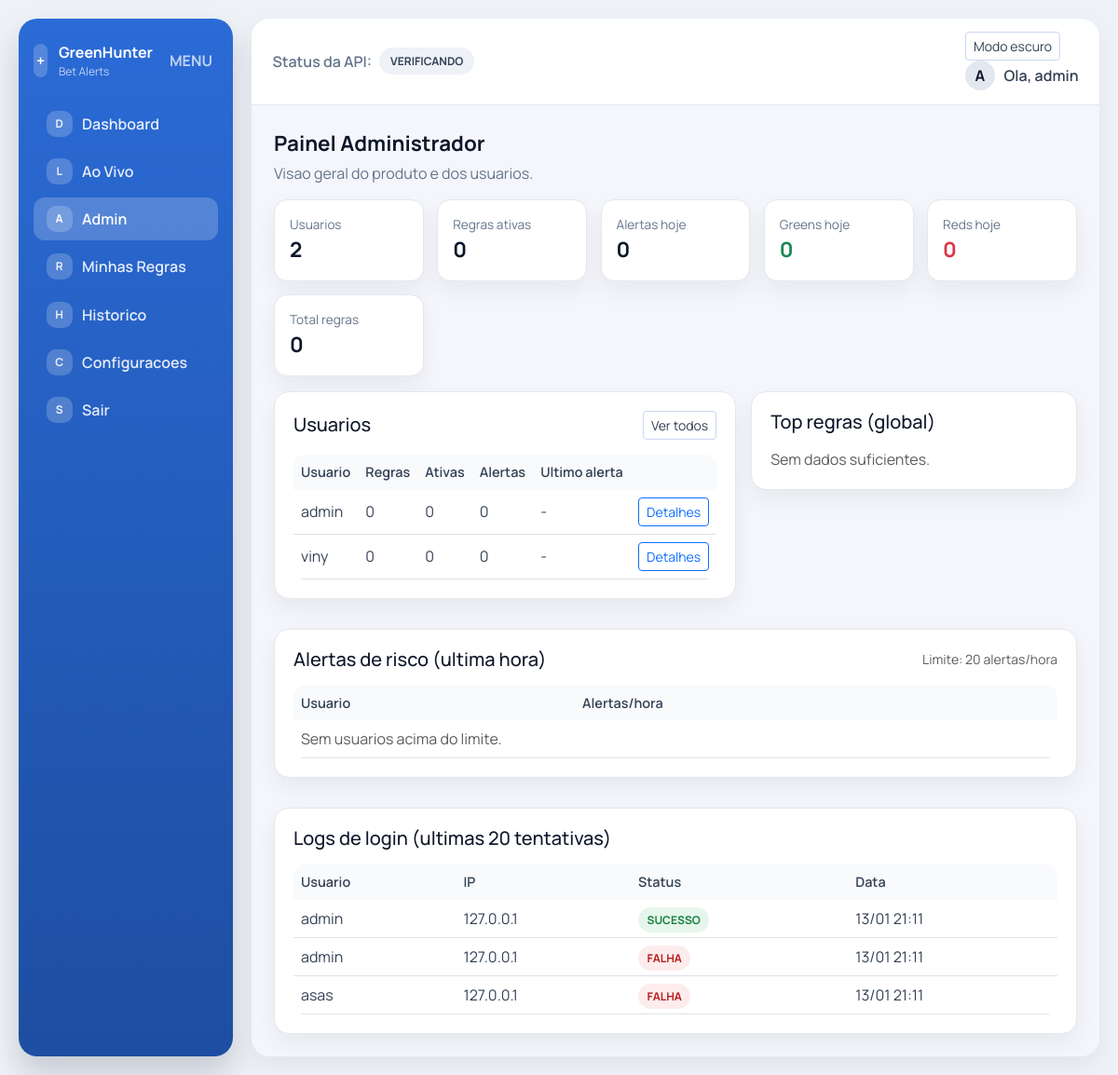
/admin/ (signed in), run on an earlier commit of the app's database.
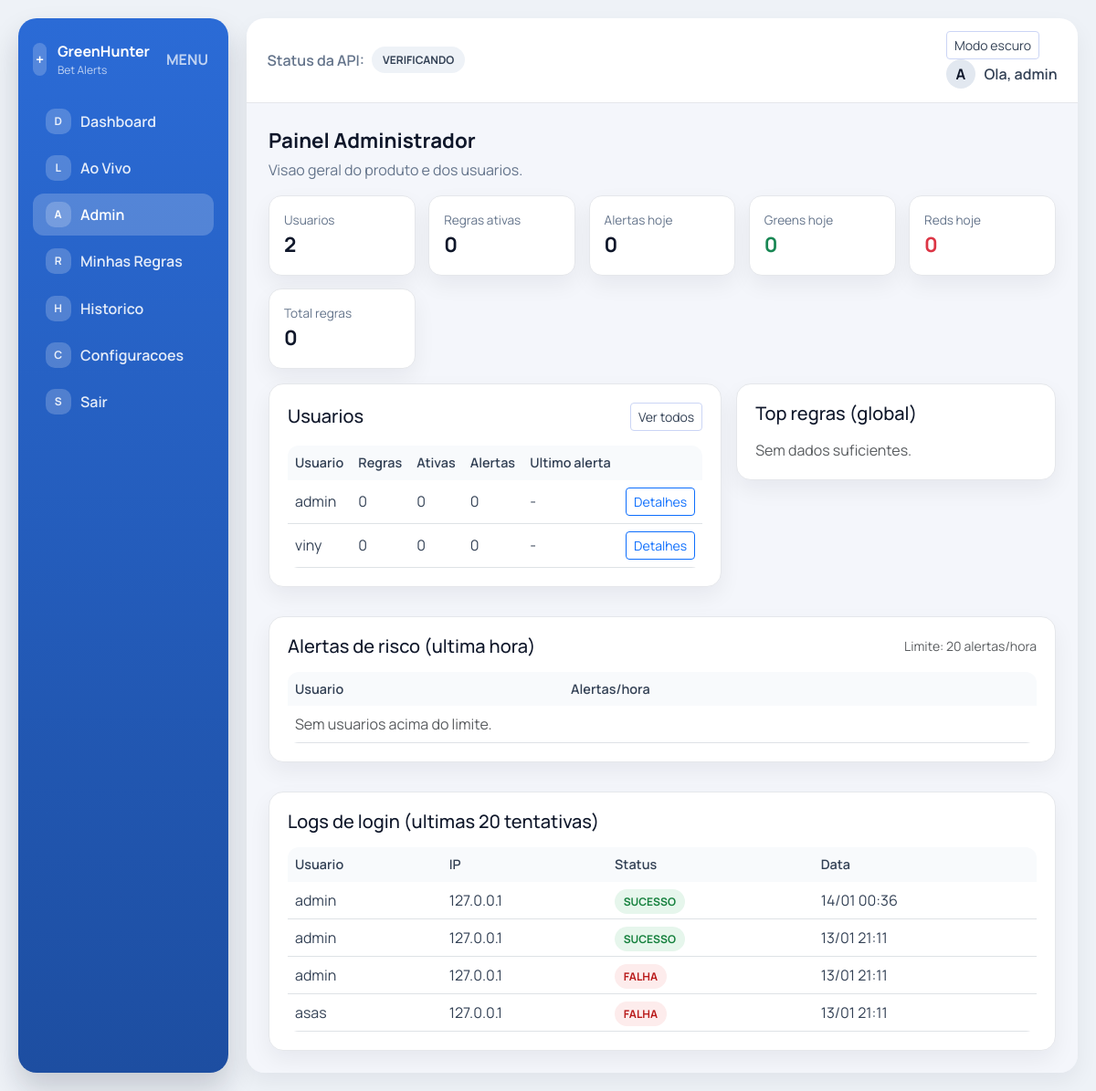
And on a later commit of the database.
### app/models.py (models this page shows, shortened)
class User(UserMixin, db.Model):
    id = db.Column(db.Integer, primary_key=True)
    username = db.Column(db.String(80), unique=True, nullable=False)
    email = db.Column(db.String(120), unique=True)
    password_hash = db.Column(db.String(255), nullable=False)
    telegram_token = db.Column(db.String(255))
    telegram_chat_id = db.Column(db.String(64))
    telegram_verified = db.Column(db.Boolean, default=False, nullable=False)
    is_admin = db.Column(db.Boolean, default=False, nullable=False)
    created_at = db.Column(db.DateTime, default=datetime.utcnow, nullable=False)
    rules = db.relationship("Rule", backref="user", cascade="all, delete-orphan")
    alerts = db.relationship("MatchAlert", backref="user", cascade="all, delete-orphan")
    @property
    def is_admin_user(self) -> bool:
        if self.is_admin:
            return True
        return (self.username or "").lower() == "admin"

class LoginAttempt(db.Model):
    id = db.Column(db.Integer, primary_key=True)
    username = db.Column(db.String(80))
    user_id = db.Column(db.Integer, db.ForeignKey("user.id"))
    ip_address = db.Column(db.String(64))
    success = db.Column(db.Boolean, default=False, nullable=False)
    created_at = db.Column(db.DateTime, default=datetime.utcnow, nullable=False)

### app/admin/routes.py (the view, shortened to what this page needs)
@admin_bp.route("/")
@login_required
def dashboard():
    _require_admin()
    now = datetime.utcnow()
    start_day = datetime(now.year, now.month, now.day)
    end_day = start_day + timedelta(days=1)
    total_users = User.query.count()
    total_rules = Rule.query.count()
    active_rules = Rule.query.filter_by(is_active=True).count()
    alerts_today = (
        MatchAlert.query.filter(MatchAlert.created_at >= start_day, MatchAlert.created_at < end_day)
        .count()
    )
    greens_today = (
        MatchAlert.query.filter(MatchAlert.status == "green")
        .filter(MatchAlert.created_at >= start_day, MatchAlert.created_at < end_day)
        .count()
    )
    reds_today = (
        MatchAlert.query.filter(MatchAlert.status == "red")
        .filter(MatchAlert.created_at >= start_day, MatchAlert.created_at < end_day)
        .count()
    )
    rule_counts = {
        row.user_id: {"rules": row.rules, "active_rules": row.active_rules}
        for row in db.session.query(
            Rule.user_id,
            func.count(Rule.id).label("rules"),
            func.sum(case((Rule.is_active == True, 1), else_=0)).label("active_rules"),
        )
        .group_by(Rule.user_id)
        .all()
    }
    alert_counts = {
        row.user_id: {"alerts": row.alerts, "last_alert": row.last_alert}
        for row in db.session.query(
            MatchAlert.user_id,
            func.count(MatchAlert.id).label("alerts"),
            func.max(MatchAlert.created_at).label("last_alert"),
        )
        .group_by(MatchAlert.user_id)
        .all()
    }
    users = []
    for user in User.query.order_by(User.created_at.desc()).all():
        counts = rule_counts.get(user.id, {"rules": 0, "active_rules": 0})
        alerts = alert_counts.get(user.id, {"alerts": 0, "last_alert": None})
        users.append(
            {
                "user": user,
                "rules": counts["rules"] or 0,
                "active_rules": counts["active_rules"] or 0,
                "alerts": alerts["alerts"] or 0,
                "last_alert": alerts["last_alert"],
            }
        )
    rule_stats = {}
    recent_all = (
        MatchAlert.query.filter(MatchAlert.status.in_(["green", "red"]))
        .order_by(MatchAlert.created_at.desc())
        .limit(500)
        .all()
    )
    for alert in recent_all:
        rule_stats.setdefault(alert.rule_id, {"rule": alert.rule, "green": 0, "red": 0})
        if alert.status == "green":
            rule_stats[alert.rule_id]["green"] += 1
        elif alert.status == "red":
            rule_stats[alert.rule_id]["red"] += 1
    top_rules = []
    top_rules.sort(key=lambda x: x["win_rate"], reverse=True)
    top_rules = top_rules[:8]
    since_hour = now - timedelta(hours=1)
    risk_rows = (
        db.session.query(
            MatchAlert.user_id,
            func.count(MatchAlert.id).label("alerts"),
        )
        .filter(MatchAlert.created_at >= since_hour)
        .group_by(MatchAlert.user_id)
        .having(func.count(MatchAlert.id) >= ALERTS_PER_HOUR_THRESHOLD)
        .all()
    )
    risk_users = []
    for row in risk_rows:
        user = User.query.get(row.user_id)
        if not user:
            continue
        risk_users.append({"user": user, "alerts": row.alerts})
    return render_template(
        "admin/dashboard.html",
        total_users=total_users,
        total_rules=total_rules,
        active_rules=active_rules,
        alerts_today=alerts_today,
        greens_today=greens_today,
        reds_today=reds_today,
        users=users,
        top_rules=top_rules,
        risk_users=risk_users,
        alerts_per_hour_threshold=ALERTS_PER_HOUR_THRESHOLD,
        login_attempts=LoginAttempt.query.order_by(LoginAttempt.created_at.desc()).limit(20).all(),
        api_status=get_api_status(),
    )

### app/templates/admin/dashboard.html (shortened to what this page needs)
{% extends "base.html" %}
{% block content %}
<div class="page-header">
  <div>
    <div class="page-title">Painel Administrador</div>
    <div class="page-subtitle">Visao geral do produto e dos usuarios.</div>
  </div>
</div>
<div class="stat-grid mb-3">
  <div class="stat-card">
    <div class="stat-label">Usuarios</div>
    <div class="stat-value">{{ total_users }}</div>
  </div>
  <div class="stat-card">
    <div class="stat-label">Regras ativas</div>
    <div class="stat-value">{{ active_rules }}</div>
  </div>
  <div class="stat-card">
    <div class="stat-label">Alertas hoje</div>
    <div class="stat-value">{{ alerts_today }}</div>
  </div>
  <div class="stat-card">
    <div class="stat-label">Greens hoje</div>
    <div class="stat-value text-success">{{ greens_today }}</div>
  </div>
  <div class="stat-card">
    <div class="stat-label">Reds hoje</div>
    <div class="stat-value text-danger">{{ reds_today }}</div>
  </div>
  <div class="stat-card">
    <div class="stat-label">Total regras</div>
    <div class="stat-value">{{ total_rules }}</div>
  </div>
</div>
<div class="row g-3">
  <div class="col-lg-7">
    <div class="card">
      <div class="card-body">
        <div class="d-flex justify-content-between align-items-center mb-3">
          <h5 class="mb-0">Usuarios</h5>
          <a class="btn btn-sm btn-outline-secondary" href="{{ url_for('admin.users_list') }}">Ver todos</a>
        </div>
        <div class="table-responsive">
          <table class="table table-clean align-middle mb-0">
            <thead>
              <tr>
                <th>Usuario</th>
                <th>Regras</th>
                <th>Ativas</th>
                <th>Alertas</th>
                <th>Ultimo alerta</th>
                <th></th>
              </tr>
            </thead>
            <tbody>
              {% for row in users %}
              <tr>
                <td>{{ row.user.username }}</td>
                <td>{{ row.rules }}</td>
                <td>{{ row.active_rules }}</td>
                <td>{{ row.alerts }}</td>
                <td>{{ row.last_alert.strftime('%d/%m %H:%M') if row.last_alert else '-' }}</td>
                <td class="text-end">
                  <a class="btn btn-sm btn-outline-primary" href="{{ url_for('admin.user_detail', user_id=row.user.id) }}">Detalhes</a>
                </td>
              </tr>
              {% endfor %}
            </tbody>
          </table>
        </div>
      </div>
    </div>
  </div>
  <div class="col-lg-5">
    <div class="card">
      <div class="card-body">
        <h5 class="mb-3">Top regras (global)</h5>
        {% if top_rules %}
          <div class="table-responsive">
            <table class="table table-clean align-middle mb-0">
              <thead>
                <tr>
                  <th>Regra</th>
                  <th>Win rate</th>
                  <th>G/R</th>
                </tr>
              </thead>
              <tbody>
                {% for item in top_rules %}
                <tr>
                  <td>{{ item.rule.name }}</td>
                  <td>{{ item.win_rate }}%</td>
                  <td>{{ item.green }} / {{ item.red }}</td>
                </tr>
                {% endfor %}
              </tbody>
            </table>
          </div>
        {% else %}
          <div class="text-muted">Sem dados suficientes.</div>
        {% endif %}
      </div>
    </div>
  </div>
</div>
<div class="row g-3 mt-3">
  <div class="col-lg-12">
    <div class="card">
      <div class="card-body">
        <div class="d-flex justify-content-between align-items-center mb-3">
          <h5 class="mb-0">Alertas de risco (ultima hora)</h5>
          <span class="text-muted small">Limite: {{ alerts_per_hour_threshold }} alertas/hora</span>
        </div>
        <div class="table-responsive">
          <table class="table table-clean align-middle mb-0">
            <thead>
              <tr>
                <th>Usuario</th>
                <th>Alertas/hora</th>
                <th></th>
              </tr>
            </thead>
            <tbody>
              {% if risk_users|length == 0 %}
              <tr><td colspan="3" class="text-muted">Sem usuarios acima do limite.</td></tr>
              {% endif %}
            </tbody>
          </table>
        </div>
      </div>
    </div>
  </div>
</div>
<div class="row g-3 mt-3">
  <div class="col-lg-12">
    <div class="card">
      <div class="card-body">
        <h5 class="mb-3">Logs de login (ultimas 20 tentativas)</h5>
        <div class="table-responsive">
          <table class="table table-clean align-middle mb-0">
            <thead>
              <tr>
                <th>Usuario</th>
                <th>IP</th>
                <th>Status</th>
                <th>Data</th>
              </tr>
            </thead>
            <tbody>
              {% for attempt in login_attempts %}
              <tr>
                <td>{{ attempt.username or '-' }}</td>
                <td>{{ attempt.ip_address or '-' }}</td>
                <td>
                  {% if attempt.success %}
                    <span class="badge-status badge-on">Sucesso</span>
                  {% else %}
                    <span class="badge-status badge-off">Falha</span>
                  {% endif %}
                </td>
                <td>{{ attempt.created_at.strftime('%d/%m %H:%M') }}</td>
              </tr>
              {% endfor %}
            </tbody>
          </table>
        </div>
      </div>
    </div>
  </div>
</div>
{% endblock %}

### app/templates/base.html (shortened to what this page needs)
<!doctype html>
<html lang="pt-br">
  <head>
    <link
      href="https://cdn.jsdelivr.net/npm/bootstrap@5.3.2/dist/css/bootstrap.min.css"
      rel="stylesheet"
    >
    <link rel="stylesheet" href="{{ url_for('static', filename='app.css') }}">
  </head>
  <body>
    {% if current_user.is_authenticated %}
    <div class="app-shell">
      <aside class="sidebar">
        <div class="sidebar-brand">
          <div class="brand-icon">+</div>
          <div class="brand-text">
            <div class="brand-title">GreenHunter</div>
            <div class="brand-sub">Bet Alerts</div>
          </div>
          <button class="sidebar-toggle" type="button">MENU</button>
        </div>
        <nav class="sidebar-nav">
          <a class="nav-link {% if request.endpoint == 'main.dashboard' %}active{% endif %}" href="{{ url_for('main.dashboard') }}">
            <span class="nav-icon">D</span> Dashboard
          </a>
          <a class="nav-link {% if request.endpoint == 'main.live' %}active{% endif %}" href="{{ url_for('main.live') }}">
            <span class="nav-icon">L</span> Ao Vivo
          </a>
          {% if current_user.is_admin_user %}
          <a class="nav-link {% if request.endpoint == 'admin.dashboard' %}active{% endif %}" href="{{ url_for('admin.dashboard') }}">
            <span class="nav-icon">A</span> Admin
          </a>
          {% endif %}
          <a class="nav-link {% if request.endpoint in ['rules.list_rules','rules.create_rule','rules.edit_rule'] %}active{% endif %}" href="{{ url_for('rules.list_rules') }}">
            <span class="nav-icon">R</span> Minhas Regras
          </a>
          <a class="nav-link {% if request.endpoint == 'history.history' %}active{% endif %}" href="{{ url_for('history.history') }}">
            <span class="nav-icon">H</span> Historico
          </a>
          <a class="nav-link {% if request.endpoint == 'settings.settings' %}active{% endif %}" href="{{ url_for('settings.settings') }}">
            <span class="nav-icon">C</span> Configuracoes
          </a>
          <a class="nav-link" href="{{ url_for('auth.logout') }}">
            <span class="nav-icon">S</span> Sair
          </a>
        </nav>
      </aside>
      <div class="main-area">
        <header class="topbar">
          <div class="topbar-left">
            <div class="status-block">
              <span>Status da API:</span>
              <span class="status-pill status-wait" id="api-status">Verificando</span>
            </div>
          </div>
          <div class="topbar-right">
            <button class="btn btn-sm btn-outline-secondary me-2" type="button" id="theme-toggle">Modo escuro</button>
            <div class="user-chip">
              <div class="user-avatar">{{ (current_user.username[:1] if current_user.username else 'U')|upper }}</div>
              <div class="user-name">Ola, {{ current_user.username }}</div>
            </div>
          </div>
        </header>
        <main class="content">
    {% else %}
    <main class="container py-5 auth-shell">
    {% endif %}
      {% block content %}{% endblock %}
    </main>
    {% if current_user.is_authenticated %}
      </div>
    </div>
    {% endif %}
  </body>
</html>

What changed in the data, as far as the page shows it:
added LoginAttempt: username "admin", ip_address "127.0.0.1", success "SUCESSO", created_at "14/01 00:36"
